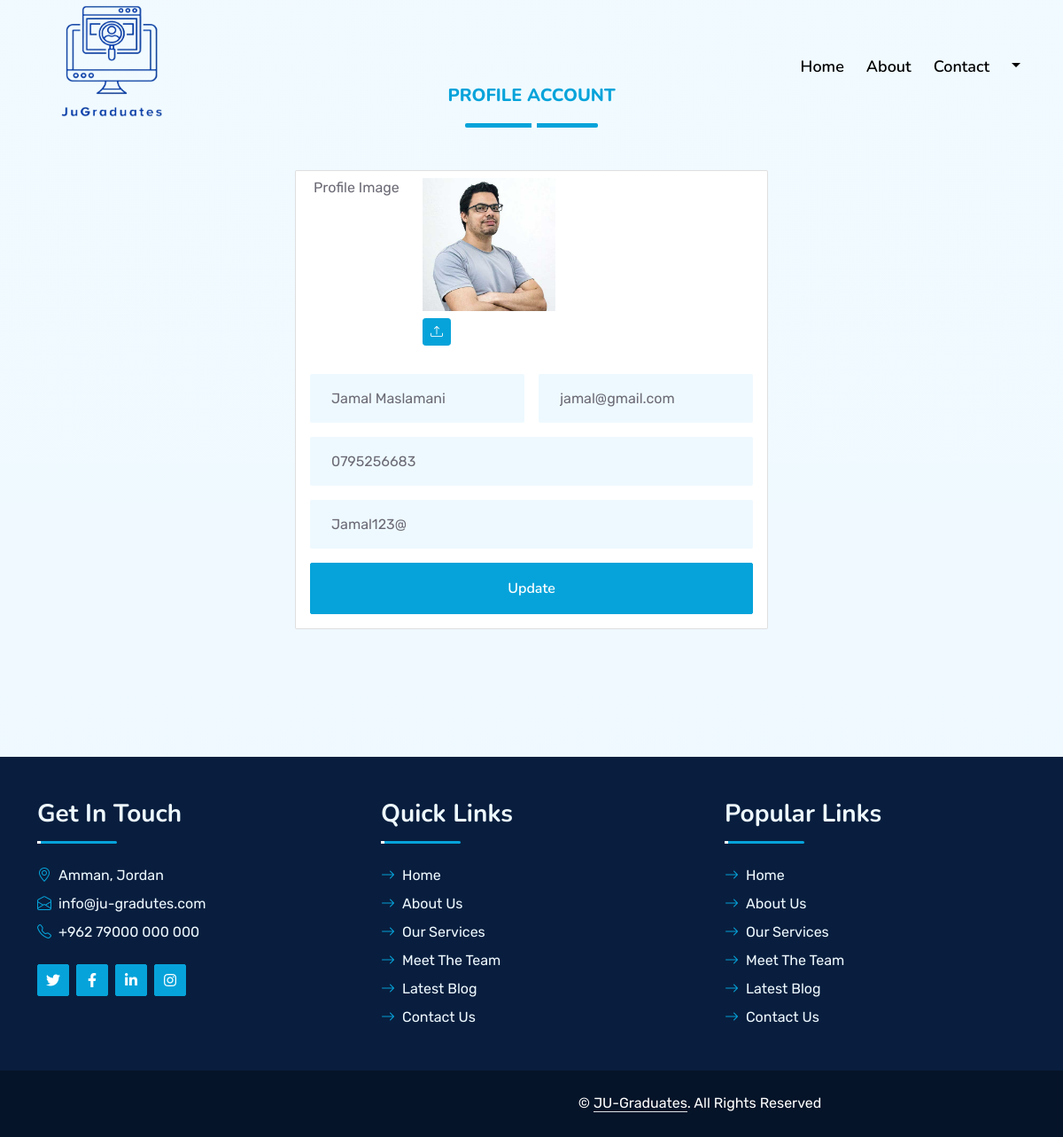
/Site/Setting.php (signed in), run on the app's committed database.
### tables this page shows
CREATE TABLE `users` (
  `id` int(11) NOT NULL,
  `user_type_id` int(11) DEFAULT NULL,
  `name` varchar(255) NOT NULL,
  `email` varchar(255) NOT NULL,
  `password` varchar(255) NOT NULL,
  `phone` varchar(255) NOT NULL,
  `image` varchar(255) DEFAULT 'Student-Images/userDefault.png',
  `active` int(11) NOT NULL DEFAULT 1,
  `created_at` datetime NOT NULL DEFAULT current_timestamp()
);

### Site/Setting.php (the view, shortened to what this page needs)
<?php
include "../Connect.php";
$S_ID = $_SESSION['S_Log'];
if ($S_ID) {
    $sql1 = mysqli_query($con, "select * from users where id='$S_ID'");
    $row1 = mysqli_fetch_array($sql1);
    $student_name = $row1['name'];
    $student_email = $row1['email'];
    $phone = $row1['phone'];
    $password = $row1['password'];
    $image = $row1['image'];
}
?>
<!DOCTYPE html>
<html lang="en">
  <head>
    <link
      href="https://cdnjs.cloudflare.com/ajax/libs/font-awesome/5.10.0/css/all.min.css"
      rel="stylesheet"
    />
    <link
      href="https://cdn.jsdelivr.net/npm/bootstrap-icons@1.4.1/font/bootstrap-icons.css"
      rel="stylesheet"
    />
    <link href="lib/owlcarousel/assets/owl.carousel.min.css" rel="stylesheet" />
    <link href="lib/animate/animate.min.css" rel="stylesheet" />
    <link href="css/bootstrap.min.css" rel="stylesheet" />
    <link href="css/style.css" rel="stylesheet" />
    <link href="assets/vendor/boxicons/css/boxicons.min.css" rel="stylesheet" />
    <link href="assets/vendor/remixicon/remixicon.css" rel="stylesheet">
    <link href="./assets/css/site.css" rel="stylesheet" />
  </head>
  <body class="bg-light bg-gradient">
    <div class="container-fluid position-relative p-0">
      <nav class="navbar navbar-expand-lg navbar-dark px-5 py-3 py-lg-0">
        <a href="index.php" class="navbar-brand p-0">
          <img src="assets/img/image00001_png.png" alt="" width="150px" height="150px">
        </a>
        <div class="collapse navbar-collapse" id="navbarCollapse">
        <div class="navbar-nav ms-auto py-0">
                    <a href="index.php" class="nav-item nav-link ">Home</a>
                    <a href="about.php" class="nav-item nav-link">About</a>
                    <a href="contact.php" class="nav-item nav-link">Contact</a>
                    <?php if ($S_ID) {?>
                    <div class="nav-item dropdown">
                        <a href="#" class="nav-link dropdown-toggle" data-bs-toggle="dropdown"><?php echo $name ?></a>
                    </div>
                    <?php } else {?>
                        <a href="../Login.php" class="nav-item nav-link">Login</a>
                    <?php }?>
                </div>
        </div>
      </nav>
    </div>
    <main id="main" class="main">
      <div class="container-fluid py-5 wow fadeInUp" data-wow-delay="0.1s">
        <div class="container py-5">
          <div
            class="section-title text-center position-relative pb-3 mb-5 mx-auto"
            style="max-width: 600px"
          >
            <h5 class="fw-bold text-primary text-uppercase">Profile Account</h5>
          </div>
          <div class="row justify-content-center g-5">
            <div class="col-lg-6 wow slideInUp" data-wow-delay="0.3s">
              <div class="card">
                <div class="card-body">
                  <form method="POST" action="./Setting.php" enctype="multipart/form-data">
                    <div class="row g-3">
                    <div class="row mb-3">
                      <label for="profileImage" class="col-md-4 col-lg-3 col-form-label">Profile Image</label>
                      <div class="col-md-8 col-lg-9 mt-2">
                        <img id="profile-image" src="<?php echo $image ?>" alt="Profile" width="150px" height="150px">
                        <div class="pt-2">
                        <label
                            for="profileImage"
                            class="btn btn-primary btn-sm"
                            ><i class="bi bi-upload" title="Upload image"></i
                          ></label>
                        </div>
                      </div>
                    </div>
                      <div class="col-md-6">
                        <input
                          type="text"
                          name="name"
                          value="<?php echo $student_name ?>"
                          class="form-control border-0 bg-light px-4"
                          placeholder="Your Name"
                          style="height: 55px"
                          required
                        />
                      </div>
                      <div class="col-md-6">
                        <input
                          type="email"
                          name="email"
                          value="<?php echo $student_email ?>"
                          class="form-control border-0 bg-light px-4"
                          placeholder="Your Email"
                          style="height: 55px"
                          required
                        />
                      </div>
                      <div class="col-12">
                        <input
                          type="test"
                          name="phone"
                          value="<?php echo $phone ?>"
                          pattern="[0-9]{10}"
                          title="Phone Number Must be 10 Digits"
                          class="form-control border-0 bg-light px-4"
                          placeholder="Your Phone"
                          style="height: 55px"
                          required
                        />
                      </div>
                      <div class="col-12">
                        <input
                          type="text"
                          name="password"
                          value="<?php echo $password ?>"
                          pattern="^(?=.*[0-9])(?=.*[a-z])(?=.*[A-Z])(?=\S+$).{6,}$"
                          title="Password Must be at least One Upper case, One Lower Case, Numbers & Symbols"
                          class="form-control border-0 bg-light px-4"
                          placeholder="Your Password"
                          style="height: 55px"
                          required
                        />
                      </div>
                      <div class="col-12">
                        <button
                          class="btn btn-primary w-100 py-3"
                          type="submit" name="SubmitAccount"
                        >
                          Update
                        </button>
                      </div>
                    </div>
                  </form>
                </div>
              </div>
            </div>
          </div>
        </div>
      </div>
    </main>
    <?php require './Footer.php'?>
  </body>
</html>

### Site/css/style.css (style rules this page uses)
:root { --primary: #06a3da; --secondary: #34ad54; --light: #eef9ff; --dark: #091e3e; }
h1, h2, .fw-bold { font-weight: 800 !important; }
h5, h6, .fw-medium { font-weight: 600 !important; }
.btn { font-family: "Nunito", sans-serif; font-weight: 600; transition: 0.5s; }
.btn-primary, .btn-secondary { color: #ffffff; box-shadow: inset 0 0 0 50px transparent; }
.navbar-dark .navbar-nav .nav-link { font-family: "Nunito", sans-serif; position: relative; margin-left: 25px; padding: 35px 0; color: #000000; font-size: 18px; font-weight: 600; outline: none; transition: 0.5s; }
@media (min-width: 992px) { .navbar-dark { position: absolute; width: 100%; top: 0; left: 0; border-bottom: 1px solid rgba(256, 256, 256, 0.1); z-index: 999; } }
@media (min-width: 992px) { .navbar-dark .navbar-nav .nav-link::before { position: absolute; content: ""; width: 0; height: 2px; bottom: -1px; left: 50%; background: var(--primary); transition: 0.5s; } }
.section-title::before { position: absolute; content: ""; width: 150px; height: 5px; left: 0; bottom: 0; background: var(--primary); border-radius: 2px; }
.section-title.text-center::before { left: 50%; margin-left: -75px; }
.section-title::after { position: absolute; content: ""; width: 6px; height: 5px; bottom: 0px; background: #ffffff; -webkit-animation: section-title-run 5s infinite linear; animation: section-title-run 5s infinite linear; }
.section-title.text-center::after { -webkit-animation: section-title-run-center 5s infinite linear; animation: section-title-run-center 5s infinite linear; }

### data on the page
users: image (picture), name "Jamal Maslamani", email "jamal@gmail.com", phone "0795256683", password "Jamal123@"
